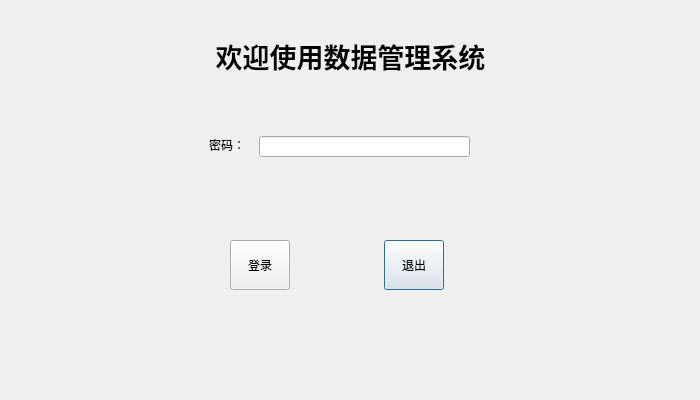
<?xml version="1.0" encoding="UTF-8"?>
<ui version="4.0">
 <class>LoginDialog</class>
 <widget class="QDialog" name="LoginDialog">
  <property name="geometry">
   <rect>
    <x>0</x>
    <y>0</y>
    <width>700</width>
    <height>400</height>
   </rect>
  </property>
  <property name="windowTitle">
   <string>数据管理系统</string>
  </property>
  <property name="styleSheet">
   <string notr="true"/>
  </property>
  <widget class="QLabel" name="label">
   <property name="geometry">
    <rect>
     <x>200</x>
     <y>20</y>
     <width>301</width>
     <height>71</height>
    </rect>
   </property>
   <property name="font">
    <font>
     <family>幼圆</family>
     <pointsize>20</pointsize>
     <weight>75</weight>
     <bold>true</bold>
    </font>
   </property>
   <property name="text">
    <string>欢迎使用数据管理系统</string>
   </property>
   <property name="alignment">
    <set>Qt::AlignCenter</set>
   </property>
  </widget>
  <widget class="QLineEdit" name="pwdLineEdit">
   <property name="geometry">
    <rect>
     <x>259</x>
     <y>136</y>
     <width>211</width>
     <height>21</height>
    </rect>
   </property>
   <property name="echoMode">
    <enum>QLineEdit::Password</enum>
   </property>
  </widget>
  <widget class="QLabel" name="label_2">
   <property name="geometry">
    <rect>
     <x>209</x>
     <y>137</y>
     <width>36</width>
     <height>16</height>
    </rect>
   </property>
   <property name="text">
    <string>密码：</string>
   </property>
  </widget>
  <widget class="QPushButton" name="quitBtn">
   <property name="geometry">
    <rect>
     <x>384</x>
     <y>240</y>
     <width>60</width>
     <height>50</height>
    </rect>
   </property>
   <property name="text">
    <string>退出</string>
   </property>
  </widget>
  <widget class="QPushButton" name="loginBtn">
   <property name="geometry">
    <rect>
     <x>230</x>
     <y>240</y>
     <width>60</width>
     <height>50</height>
    </rect>
   </property>
   <property name="text">
    <string>登录</string>
   </property>
  </widget>
 </widget>
 <resources/>
 <connections/>
</ui>
